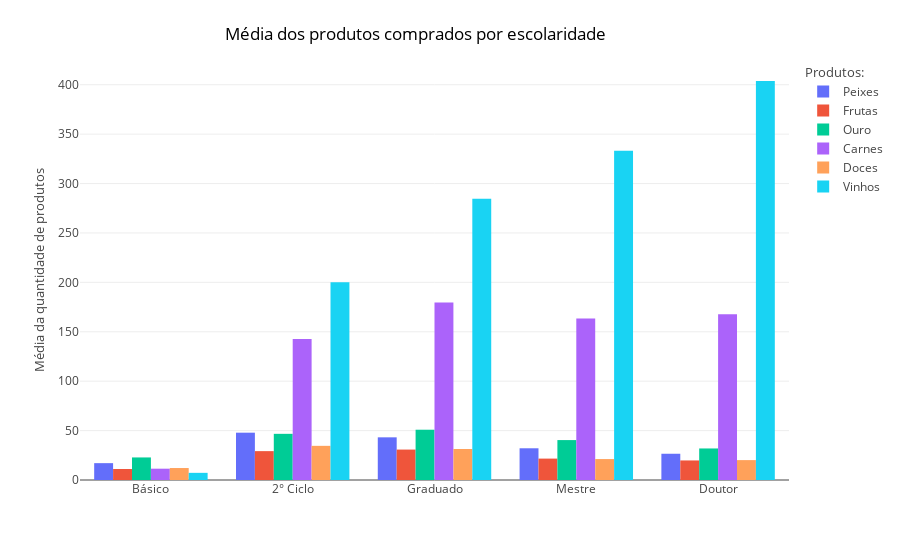

Notebook code for this chart:
### Markdown cell above
## Qual a relação entre o consumo de cada produto e escolaridade?

### Code cell
# gráfico para entender que tipo de produto é interessante para cada grau de escolaridade dos clientes
columns_Mnt = ['MntWines', 'MntFruits', 'MntMeatProducts', 'MntFishProducts', 'MntSweetProducts', 'MntGoldProds']
df_educ_prod_mean = df_customer.pivot_table(index='Education', values=columns_Mnt, aggfunc='mean')
df_educ_prod_mean.rename(mapper = {'MntWines': 'Vinhos', 'MntFruits': 'Frutas', 'MntMeatProducts': 'Carnes', 'MntFishProducts': 'Peixes', 'MntSweetProducts': 'Doces', 'MntGoldProds':'Ouro'}, inplace=True, axis = 1)
df_educ_prod_mean = df_educ_prod_mean.reindex(['Basic', '2n Cycle', 'Graduation', 'Master', 'PhD']).rename({'Graduation': 'Graduado', 'PhD': 'Doutor', 'Master': 'Mestre', '2n Cycle': '2° Ciclo', 'Basic': 'Básico'})
fig = px.bar(df_educ_prod_mean, barmode='group')

fig.update_layout(
    xaxis_title=None,
    yaxis_title={
        'text': "Média da quantidade de produtos",
        'font_size': 13
    },
    legend_title={
        'text': "Produtos:",
        'font_size': 13
    },
    template='none',
    title={
        'text': 'Média dos produtos comprados por escolaridade',
        'y':0.95,
        'x':0.25,
        'font_color': 'black',
        'font_size': 17
    }
)

### Figure 1 — Plotly figure (JSON) as saved in the notebook; plotly's stock layout.template omitted (floating-point values rounded to 4 significant figures)
{"data": [{"alignmentgroup": "True", "hovertemplate": "variable=Peixes<br>Education=%{x}<br>value=%{y}<extra></extra>", "legendgroup": "Peixes", "marker": {"color": "#636efa", "pattern": {"shape": ""}}, "name": "Peixes", "offsetgroup": "Peixes", "orientation": "v", "showlegend": true, "textposition": "auto", "type": "bar", "x": ["Básico", "2° Ciclo", "Graduado", "Mestre", "Doutor"], "xaxis": "x", "y": [17.06, 47.89, 43.18, 32.1, 26.57], "yaxis": "y"}, {"alignmentgroup": "True", "hovertemplate": "variable=Frutas<br>Education=%{x}<br>value=%{y}<extra></extra>", "legendgroup": "Frutas", "marker": {"color": "#EF553B", "pattern": {"shape": ""}}, "name": "Frutas", "offsetgroup": "Frutas", "orientation": "v", "showlegend": true, "textposition": "auto", "type": "bar", "x": ["Básico", "2° Ciclo", "Graduado", "Mestre", "Doutor"], "xaxis": "x", "y": [11.11, 29.21, 30.79, 21.65, 19.79], "yaxis": "y"}, {"alignmentgroup": "True", "hovertemplate": "variable=Ouro<br>Education=%{x}<br>value=%{y}<extra></extra>", "legendgroup": "Ouro", "marker": {"color": "#00cc96", "pattern": {"shape": ""}}, "name": "Ouro", "offsetgroup": "Ouro", "orientation": "v", "showlegend": true, "textposition": "auto", "type": "bar", "x": ["Básico", "2° Ciclo", "Graduado", "Mestre", "Doutor"], "xaxis": "x", "y": [22.83, 46.73, 50.88, 40.4, 31.92], "yaxis": "y"}, {"alignmentgroup": "True", "hovertemplate": "variable=Carnes<br>Education=%{x}<br>value=%{y}<extra></extra>", "legendgroup": "Carnes", "marker": {"color": "#ab63fa", "pattern": {"shape": ""}}, "name": "Carnes", "offsetgroup": "Carnes", "orientation": "v", "showlegend": true, "textposition": "auto", "type": "bar", "x": ["Básico", "2° Ciclo", "Graduado", "Mestre", "Doutor"], "xaxis": "x", "y": [11.44, 142.6, 179.6, 163.4, 167.8], "yaxis": "y"}, {"alignmentgroup": "True", "hovertemplate": "variable=Doces<br>Education=%{x}<br>value=%{y}<extra></extra>", "legendgroup": "Doces", "marker": {"color": "#FFA15A", "pattern": {"shape": ""}}, "name": "Doces", "offsetgroup": "Doces", "orientation": "v", "showlegend": true, "textposition": "auto", "type": "bar", "x": ["Básico", "2° Ciclo", "Graduado", "Mestre", "Doutor"], "xaxis": "x", "y": [12.11, 34.57, 31.39, 21.18, 20.13], "yaxis": "y"}, {"alignmentgroup": "True", "hovertemplate": "variable=Vinhos<br>Education=%{x}<br>value=%{y}<extra></extra>", "legendgroup": "Vinhos", "marker": {"color": "#19d3f3", "pattern": {"shape": ""}}, "name": "Vinhos", "offsetgroup": "Vinhos", "orientation": "v", "showlegend": true, "textposition": "auto", "type": "bar", "x": ["Básico", "2° Ciclo", "Graduado", "Mestre", "Doutor"], "xaxis": "x", "y": [7.241, 200.0, 284.5, 333.1, 403.8], "yaxis": "y"}], "layout": {"barmode": "group", "legend": {"title": {"font": {"size": 13}, "text": "Produtos:"}, "tracegroupgap": 0}, "margin": {"t": 60}, "title": {"font": {"color": "black", "size": 17}, "text": "Média dos produtos comprados por escolaridade", "x": 0.25, "y": 0.95}, "xaxis": {"anchor": "y", "domain": [0, 1], "title": {}}, "yaxis": {"anchor": "x", "domain": [0, 1], "title": {"font": {"size": 13}, "text": "Média da quantidade de produtos"}}}}
